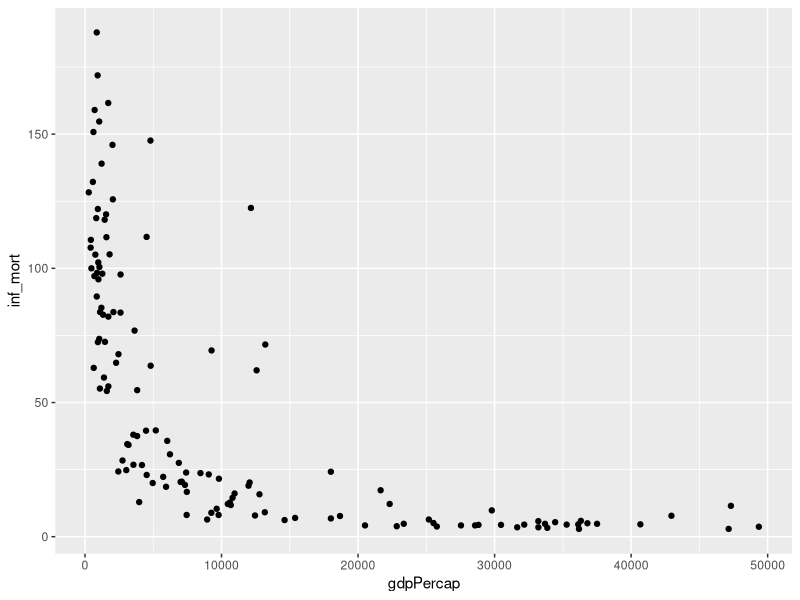
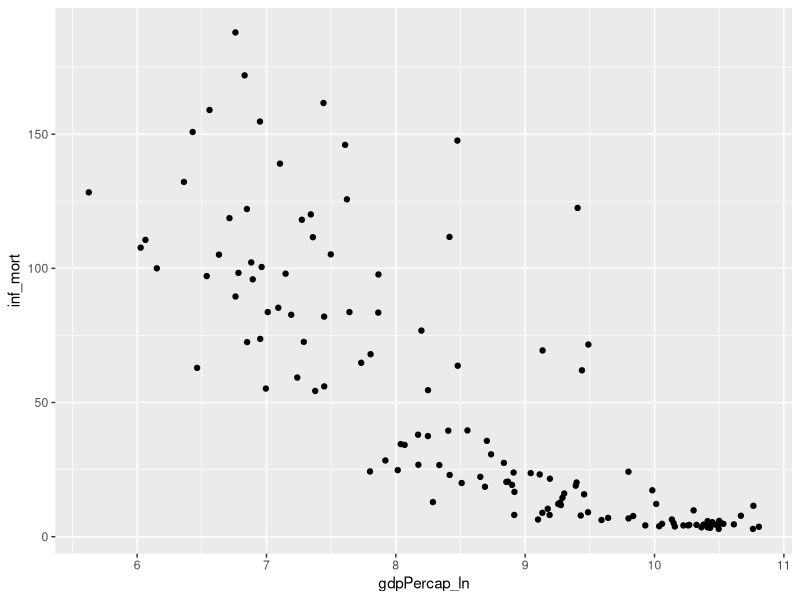

These charts were generated, in order, by the following R code:
## ---- chunk 1
knitr::opts_chunk$set(echo = TRUE, warning = FALSE, message = FALSE, error = FALSE)
## ---- chunk 2

# load libraries
library(tidyverse)
library(ggplot2)

# load data
df <- read_csv(file = "data/institutions.csv")
## ---- chunk 3

#check correlation

cor(df$inf_mort, df$gdpPercap, use="pairwise.complete.obs")

## ---- chunk 4

ggplot(data=df, aes(x=gdpPercap, y=inf_mort))+
  geom_point()

#since we're using linear regression, we want a linear relationship
df$gdpPercap_ln <- log(df$gdpPercap)

ggplot(data=df, aes(x=gdpPercap_ln, y=inf_mort))+
  geom_point()
#not perfect but better

## ---- chunk 5

# Run the linear regression
model <- lm(inf_mort ~ gdpPercap_ln, data = df) #replace with your variables

# Extract coefficient estimates and standard errors
estimates <- coef(model)
std_errors <- sqrt(diag(vcov(model)))

# Combine into a clean output
results <- data.frame(Term = names(estimates), Estimate = estimates, Std_Error = std_errors)
results

## ---- chunk 6

est <- results$Estimate[2]
se <- results$Std_Error[2]

#lower bound
ci_low <- est - (1.96*se)

#upper bound
ci_high <- est + (1.96*se)


## ---- chunk 7
null <- 0

#room for math if you need it
cutoff <- null+(1.96*se)
abs(est) > cutoff

#effectively equivalent to our confidence interval not containing the null hypothesis value
!((ci_low < null) & (ci_high > null))

## ---- chunk 8

## create t-value
(est - null) / se


## ---- chunk 9

summary(model)

#yes because p<0.05 !

